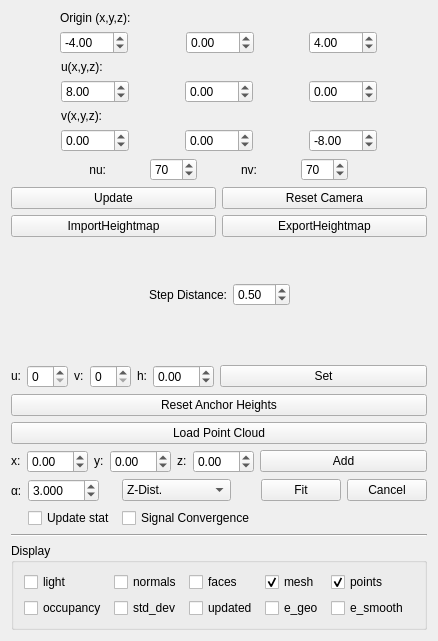
     <widget class="QWidget" name="tab">
      <attribute name="title">
       <string>Controls</string>
      </attribute>
      <layout class="QVBoxLayout" name="verticalLayout">
       <item>
        <layout class="QGridLayout" name="gridLayout_2">
         <property name="sizeConstraint">
          <enum>QLayout::SetMinimumSize</enum>
         </property>
         <item row="1" column="1">
          <widget class="QDoubleSpinBox" name="dspOriginY">
           <property name="sizePolicy">
            <sizepolicy hsizetype="Fixed" vsizetype="Fixed">
             <horstretch>0</horstretch>
             <verstretch>0</verstretch>
            </sizepolicy>
           </property>
           <property name="minimum">
            <double>-999.000000000000000</double>
           </property>
           <property name="maximum">
            <double>999.000000000000000</double>
           </property>
          </widget>
         </item>
         <item row="1" column="2">
          <widget class="QDoubleSpinBox" name="dspOriginZ">
           <property name="sizePolicy">
            <sizepolicy hsizetype="Fixed" vsizetype="Fixed">
             <horstretch>0</horstretch>
             <verstretch>0</verstretch>
            </sizepolicy>
           </property>
           <property name="minimum">
            <double>-999.000000000000000</double>
           </property>
           <property name="maximum">
            <double>999.000000000000000</double>
           </property>
           <property name="value">
            <double>4.000000000000000</double>
           </property>
          </widget>
         </item>
         <item row="0" column="0">
          <widget class="QLabel" name="label">
           <property name="sizePolicy">
            <sizepolicy hsizetype="Fixed" vsizetype="Preferred">
             <horstretch>0</horstretch>
             <verstretch>0</verstretch>
            </sizepolicy>
           </property>
           <property name="text">
            <string>Origin (x,y,z):</string>
           </property>
           <property name="alignment">
            <set>Qt::AlignBottom|Qt::AlignLeading|Qt::AlignLeft</set>
           </property>
          </widget>
         </item>
         <item row="1" column="0">
          <widget class="QDoubleSpinBox" name="dspOriginX">
           <property name="sizePolicy">
            <sizepolicy hsizetype="Fixed" vsizetype="Fixed">
             <horstretch>0</horstretch>
             <verstretch>0</verstretch>
            </sizepolicy>
           </property>
           <property name="keyboardTracking">
            <bool>true</bool>
           </property>
           <property name="minimum">
            <double>-999.000000000000000</double>
           </property>
           <property name="maximum">
            <double>999.000000000000000</double>
           </property>
           <property name="value">
            <double>-4.000000000000000</double>
           </property>
          </widget>
         </item>
        </layout>
       </item>
       <item>
        <layout class="QGridLayout" name="gridLayout_3">
         <item row="1" column="0">
          <widget class="QDoubleSpinBox" name="dspUX">
           <property name="sizePolicy">
            <sizepolicy hsizetype="Fixed" vsizetype="Fixed">
             <horstretch>0</horstretch>
             <verstretch>0</verstretch>
            </sizepolicy>
           </property>
           <property name="minimum">
            <double>-999.000000000000000</double>
           </property>
           <property name="maximum">
            <double>999.000000000000000</double>
           </property>
           <property name="value">
            <double>8.000000000000000</double>
           </property>
          </widget>
         </item>
         <item row="1" column="1">
          <widget class="QDoubleSpinBox" name="dspUY">
           <property name="sizePolicy">
            <sizepolicy hsizetype="Fixed" vsizetype="Fixed">
             <horstretch>0</horstretch>
             <verstretch>0</verstretch>
            </sizepolicy>
           </property>
           <property name="minimum">
            <double>-999.000000000000000</double>
           </property>
           <property name="maximum">
            <double>999.000000000000000</double>
           </property>
          </widget>
         </item>
         <item row="1" column="2">
          <widget class="QDoubleSpinBox" name="dspUZ">
           <property name="sizePolicy">
            <sizepolicy hsizetype="Fixed" vsizetype="Fixed">
             <horstretch>0</horstretch>
             <verstretch>0</verstretch>
            </sizepolicy>
           </property>
           <property name="minimum">
            <double>-999.000000000000000</double>
           </property>
           <property name="maximum">
            <double>999.000000000000000</double>
           </property>
           <property name="value">
            <double>0.000000000000000</double>
           </property>
          </widget>
         </item>
         <item row="0" column="0">
          <widget class="QLabel" name="label_4">
           <property name="sizePolicy">
            <sizepolicy hsizetype="Fixed" vsizetype="Preferred">
             <horstretch>0</horstretch>
             <verstretch>0</verstretch>
            </sizepolicy>
           </property>
           <property name="text">
            <string>u(x,y,z):</string>
           </property>
           <property name="alignment">
            <set>Qt::AlignBottom|Qt::AlignLeading|Qt::AlignLeft</set>
           </property>
          </widget>
         </item>
        </layout>
       </item>
       <item>
        <layout class="QGridLayout" name="gridLayout_4">
         <item row="1" column="0">
          <widget class="QDoubleSpinBox" name="dspVX">
           <property name="sizePolicy">
            <sizepolicy hsizetype="Fixed" vsizetype="Fixed">
             <horstretch>0</horstretch>
             <verstretch>0</verstretch>
            </sizepolicy>
           </property>
           <property name="minimum">
            <double>-999.000000000000000</double>
           </property>
           <property name="maximum">
            <double>999.000000000000000</double>
           </property>
          </widget>
         </item>
         <item row="1" column="1">
          <widget class="QDoubleSpinBox" name="dspVY">
           <property name="sizePolicy">
            <sizepolicy hsizetype="Fixed" vsizetype="Fixed">
             <horstretch>0</horstretch>
             <verstretch>0</verstretch>
            </sizepolicy>
           </property>
           <property name="minimum">
            <double>-999.000000000000000</double>
           </property>
           <property name="maximum">
            <double>999.000000000000000</double>
           </property>
           <property name="value">
            <double>0.000000000000000</double>
           </property>
          </widget>
         </item>
         <item row="1" column="2">
          <widget class="QDoubleSpinBox" name="dspVZ">
           <property name="sizePolicy">
            <sizepolicy hsizetype="Fixed" vsizetype="Fixed">
             <horstretch>0</horstretch>
             <verstretch>0</verstretch>
            </sizepolicy>
           </property>
           <property name="minimum">
            <double>-999.000000000000000</double>
           </property>
           <property name="maximum">
            <double>999.000000000000000</double>
           </property>
           <property name="value">
            <double>-8.000000000000000</double>
           </property>
          </widget>
         </item>
         <item row="0" column="0">
          <widget class="QLabel" name="label_5">
           <property name="sizePolicy">
            <sizepolicy hsizetype="Fixed" vsizetype="Preferred">
             <horstretch>0</horstretch>
             <verstretch>0</verstretch>
            </sizepolicy>
           </property>
           <property name="text">
            <string>v(x,y,z):</string>
           </property>
           <property name="alignment">
            <set>Qt::AlignBottom|Qt::AlignLeading|Qt::AlignLeft</set>
           </property>
          </widget>
         </item>
        </layout>
       </item>
       <item>
        <layout class="QHBoxLayout" name="horizontalLayout_3">
         <item>
          <spacer name="horizontalSpacer">
           <property name="orientation">
            <enum>Qt::Horizontal</enum>
           </property>
           <property name="sizeType">
            <enum>QSizePolicy::Fixed</enum>
           </property>
           <property name="sizeHint" stdset="0">
            <size>
             <width>40</width>
             <height>20</height>
            </size>
           </property>
          </spacer>
         </item>
         <item>
          <widget class="QLabel" name="label_2">
           <property name="sizePolicy">
            <sizepolicy hsizetype="Fixed" vsizetype="Preferred">
             <horstretch>0</horstretch>
             <verstretch>0</verstretch>
            </sizepolicy>
           </property>
           <property name="text">
            <string>nu:</string>
           </property>
           <property name="alignment">
            <set>Qt::AlignRight|Qt::AlignTrailing|Qt::AlignVCenter</set>
           </property>
          </widget>
         </item>
         <item>
          <widget class="QSpinBox" name="sbNu">
           <property name="sizePolicy">
            <sizepolicy hsizetype="Fixed" vsizetype="Fixed">
             <horstretch>0</horstretch>
             <verstretch>0</verstretch>
            </sizepolicy>
           </property>
           <property name="suffix">
            <string/>
           </property>
           <property name="minimum">
            <number>1</number>
           </property>
           <property name="maximum">
            <number>999</number>
           </property>
           <property name="value">
            <number>70</number>
           </property>
          </widget>
         </item>
         <item>
          <widget class="QLabel" name="label_3">
           <property name="sizePolicy">
            <sizepolicy hsizetype="Fixed" vsizetype="Preferred">
             <horstretch>0</horstretch>
             <verstretch>0</verstretch>
            </sizepolicy>
           </property>
           <property name="text">
            <string>nv:</string>
           </property>
           <property name="alignment">
            <set>Qt::AlignRight|Qt::AlignTrailing|Qt::AlignVCenter</set>
           </property>
          </widget>
         </item>
         <item>
          <widget class="QSpinBox" name="sbNv">
           <property name="sizePolicy">
            <sizepolicy hsizetype="Fixed" vsizetype="Fixed">
             <horstretch>0</horstretch>
             <verstretch>0</verstretch>
            </sizepolicy>
           </property>
           <property name="suffix">
            <string/>
           </property>
           <property name="minimum">
            <number>1</number>
           </property>
           <property name="maximum">
            <number>999</number>
           </property>
           <property name="value">
            <number>70</number>
           </property>
          </widget>
         </item>
         <item>
          <spacer name="horizontalSpacer_2">
           <property name="orientation">
            <enum>Qt::Horizontal</enum>
           </property>
           <property name="sizeType">
            <enum>QSizePolicy::Fixed</enum>
           </property>
           <property name="sizeHint" stdset="0">
            <size>
             <width>40</width>
             <height>20</height>
            </size>
           </property>
          </spacer>
         </item>
        </layout>
       </item>
       <item>
        <layout class="QHBoxLayout" name="horizontalLayout_2">
         <item>
          <widget class="QPushButton" name="pbUpdate">
           <property name="sizePolicy">
            <sizepolicy hsizetype="Preferred" vsizetype="Fixed">
             <horstretch>0</horstretch>
             <verstretch>0</verstretch>
            </sizepolicy>
           </property>
           <property name="text">
            <string>Update</string>
           </property>
          </widget>
         </item>
         <item>
          <widget class="QPushButton" name="pbResetCamera">
           <property name="sizePolicy">
            <sizepolicy hsizetype="Preferred" vsizetype="Fixed">
             <horstretch>0</horstretch>
             <verstretch>0</verstretch>
            </sizepolicy>
           </property>
           <property name="text">
            <string>Reset Camera</string>
           </property>
          </widget>
         </item>
        </layout>
       </item>
       <item>
        <layout class="QHBoxLayout" name="horizontalLayout_14">
         <property name="bottomMargin">
          <number>0</number>
         </property>
         <item>
          <widget class="QPushButton" name="pbImportHM">
           <property name="text">
            <string>ImportHeightmap</string>
           </property>
          </widget>
         </item>
         <item>
          <widget class="QPushButton" name="pbExportHM">
           <property name="text">
            <string>ExportHeightmap</string>
           </property>
          </widget>
         </item>
        </layout>
       </item>
       <item>
        <spacer name="verticalSpacer_2">
         <property name="orientation">
          <enum>Qt::Vertical</enum>
         </property>
         <property name="sizeHint" stdset="0">
          <size>
           <width>20</width>
           <height>40</height>
          </size>
         </property>
        </spacer>
       </item>
       <item>
        <layout class="QHBoxLayout" name="horizontalLayout_6">
         <property name="spacing">
          <number>6</number>
         </property>
         <property name="topMargin">
          <number>0</number>
         </property>
         <property name="bottomMargin">
          <number>0</number>
         </property>
         <item>
          <spacer name="horizontalSpacer_5">
           <property name="orientation">
            <enum>Qt::Horizontal</enum>
           </property>
           <property name="sizeHint" stdset="0">
            <size>
             <width>40</width>
             <height>20</height>
            </size>
           </property>
          </spacer>
         </item>
         <item>
          <widget class="QLabel" name="label_16">
           <property name="sizePolicy">
            <sizepolicy hsizetype="Fixed" vsizetype="Preferred">
             <horstretch>0</horstretch>
             <verstretch>0</verstretch>
            </sizepolicy>
           </property>
           <property name="text">
            <string>Step Distance:</string>
           </property>
           <property name="alignment">
            <set>Qt::AlignRight|Qt::AlignTrailing|Qt::AlignVCenter</set>
           </property>
          </widget>
         </item>
         <item>
          <widget class="QDoubleSpinBox" name="dsbStepDistance">
           <property name="sizePolicy">
            <sizepolicy hsizetype="Fixed" vsizetype="Fixed">
             <horstretch>0</horstretch>
             <verstretch>0</verstretch>
            </sizepolicy>
           </property>
           <property name="value">
            <double>0.500000000000000</double>
           </property>
          </widget>
         </item>
         <item>
          <spacer name="horizontalSpacer_6">
           <property name="orientation">
            <enum>Qt::Horizontal</enum>
           </property>
           <property name="sizeHint" stdset="0">
            <size>
             <width>40</width>
             <height>20</height>
            </size>
           </property>
          </spacer>
         </item>
        </layout>
       </item>
       <item>
        <spacer name="verticalSpacer">
         <property name="orientation">
          <enum>Qt::Vertical</enum>
         </property>
         <property name="sizeHint" stdset="0">
          <size>
           <width>20</width>
           <height>53</height>
          </size>
         </property>
        </spacer>
       </item>
       <item>
        <layout class="QHBoxLayout" name="horizontalLayout_4">
         <item>
          <widget class="QLabel" name="label_6">
           <property name="sizePolicy">
            <sizepolicy hsizetype="Fixed" vsizetype="Fixed">
             <horstretch>0</horstretch>
             <verstretch>0</verstretch>
            </sizepolicy>
           </property>
           <property name="text">
            <string>u:</string>
           </property>
          </widget>
         </item>
         <item>
          <widget class="QSpinBox" name="sbSetHeightU">
           <property name="sizePolicy">
            <sizepolicy hsizetype="Fixed" vsizetype="Fixed">
             <horstretch>0</horstretch>
             <verstretch>0</verstretch>
            </sizepolicy>
           </property>
          </widget>
         </item>
         <item>
          <widget class="QLabel" name="label_7">
           <property name="sizePolicy">
            <sizepolicy hsizetype="Fixed" vsizetype="Fixed">
             <horstretch>0</horstretch>
             <verstretch>0</verstretch>
            </sizepolicy>
           </property>
           <property name="text">
            <string>v:</string>
           </property>
          </widget>
         </item>
         <item>
          <widget class="QSpinBox" name="sbSetHeightV">
           <property name="sizePolicy">
            <sizepolicy hsizetype="Fixed" vsizetype="Fixed">
             <horstretch>0</horstretch>
             <verstretch>0</verstretch>
            </sizepolicy>
           </property>
          </widget>
         </item>
         <item>
          <widget class="QLabel" name="label_8">
           <property name="sizePolicy">
            <sizepolicy hsizetype="Fixed" vsizetype="Fixed">
             <horstretch>0</horstretch>
             <verstretch>0</verstretch>
            </sizepolicy>
           </property>
           <property name="text">
            <string>h:</string>
           </property>
          </widget>
         </item>
         <item>
          <widget class="QDoubleSpinBox" name="dsbSetHeightH">
           <property name="sizePolicy">
            <sizepolicy hsizetype="Fixed" vsizetype="Fixed">
             <horstretch>0</horstretch>
             <verstretch>0</verstretch>
            </sizepolicy>
           </property>
           <property name="minimum">
            <double>-99.000000000000000</double>
           </property>
           <property name="maximum">
            <double>99.000000000000000</double>
           </property>
           <property name="singleStep">
            <double>0.500000000000000</double>
           </property>
          </widget>
         </item>
         <item>
          <widget class="QPushButton" name="pbSetHeightSet">
           <property name="sizePolicy">
            <sizepolicy hsizetype="Preferred" vsizetype="Fixed">
             <horstretch>0</horstretch>
             <verstretch>0</verstretch>
            </sizepolicy>
           </property>
           <property name="text">
            <string>Set</string>
           </property>
          </widget>
         </item>
        </layout>
       </item>
       <item>
        <widget class="QPushButton" name="pbResetAnchorHeights">
         <property name="text">
          <string>Reset Anchor Heights</string>
         </property>
        </widget>
       </item>
       <item>
        <widget class="QPushButton" name="pbLoadPointCloud">
         <property name="sizePolicy">
          <sizepolicy hsizetype="Preferred" vsizetype="Fixed">
           <horstretch>0</horstretch>
           <verstretch>0</verstretch>
          </sizepolicy>
         </property>
         <property name="text">
          <string>Load Point Cloud</string>
         </property>
        </widget>
       </item>
       <item>
        <layout class="QHBoxLayout" name="horizontalLayout_5">
         <item>
          <widget class="QLabel" name="label_9">
           <property name="sizePolicy">
            <sizepolicy hsizetype="Fixed" vsizetype="Fixed">
             <horstretch>0</horstretch>
             <verstretch>0</verstretch>
            </sizepolicy>
           </property>
           <property name="text">
            <string>x:</string>
           </property>
          </widget>
         </item>
         <item>
          <widget class="QDoubleSpinBox" name="dsbAddPointX">
           <property name="sizePolicy">
            <sizepolicy hsizetype="Fixed" vsizetype="Fixed">
             <horstretch>0</horstretch>
             <verstretch>0</verstretch>
            </sizepolicy>
           </property>
           <property name="minimum">
            <double>-99.000000000000000</double>
           </property>
           <property name="maximum">
            <double>99.000000000000000</double>
           </property>
          </widget>
         </item>
         <item>
          <widget class="QLabel" name="label_10">
           <property name="sizePolicy">
            <sizepolicy hsizetype="Fixed" vsizetype="Fixed">
             <horstretch>0</horstretch>
             <verstretch>0</verstretch>
            </sizepolicy>
           </property>
           <property name="text">
            <string>y:</string>
           </property>
          </widget>
         </item>
         <item>
          <widget class="QDoubleSpinBox" name="dsbAddPointY">
           <property name="sizePolicy">
            <sizepolicy hsizetype="Fixed" vsizetype="Fixed">
             <horstretch>0</horstretch>
             <verstretch>0</verstretch>
            </sizepolicy>
           </property>
           <property name="minimum">
            <double>-99.000000000000000</double>
           </property>
           <property name="maximum">
            <double>99.000000000000000</double>
           </property>
          </widget>
         </item>
         <item>
          <widget class="QLabel" name="label_11">
           <property name="sizePolicy">
            <sizepolicy hsizetype="Fixed" vsizetype="Fixed">
             <horstretch>0</horstretch>
             <verstretch>0</verstretch>
            </sizepolicy>
           </property>
           <property name="text">
            <string>z:</string>
           </property>
          </widget>
         </item>
         <item>
          <widget class="QDoubleSpinBox" name="dsbAddPointZ">
           <property name="sizePolicy">
            <sizepolicy hsizetype="Fixed" vsizetype="Fixed">
             <horstretch>0</horstretch>
             <verstretch>0</verstretch>
            </sizepolicy>
           </property>
           <property name="minimum">
            <double>-99.000000000000000</double>
           </property>
           <property name="maximum">
            <double>99.000000000000000</double>
           </property>
          </widget>
         </item>
         <item>
          <widget class="QPushButton" name="pbAddPoint">
           <property name="sizePolicy">
            <sizepolicy hsizetype="Preferred" vsizetype="Fixed">
             <horstretch>0</horstretch>
             <verstretch>0</verstretch>
            </sizepolicy>
           </property>
           <property name="text">
            <string>Add</string>
           </property>
          </widget>
         </item>
        </layout>
       </item>
       <item>
        <layout class="QGridLayout" name="gridLayout_5">
         <item row="0" column="0">
          <widget class="QLabel" name="label_12">
           <property name="sizePolicy">
            <sizepolicy hsizetype="Fixed" vsizetype="Preferred">
             <horstretch>0</horstretch>
             <verstretch>0</verstretch>
            </sizepolicy>
           </property>
           <property name="text">
            <string>α:</string>
           </property>
          </widget>
         </item>
         <item row="0" column="1">
          <widget class="QDoubleSpinBox" name="dsbAlpha">
           <property name="sizePolicy">
            <sizepolicy hsizetype="Fixed" vsizetype="Fixed">
             <horstretch>0</horstretch>
             <verstretch>0</verstretch>
            </sizepolicy>
           </property>
           <property name="decimals">
            <number>3</number>
           </property>
           <property name="maximum">
            <double>999.000000000000000</double>
           </property>
           <property name="singleStep">
            <double>0.010000000000000</double>
           </property>
           <property name="value">
            <double>3.000000000000000</double>
           </property>
          </widget>
         </item>
         <item row="0" column="2">
          <widget class="QComboBox" name="cbFitStrategy">
           <property name="sizePolicy">
            <sizepolicy hsizetype="Fixed" vsizetype="Fixed">
             <horstretch>0</horstretch>
             <verstretch>0</verstretch>
            </sizepolicy>
           </property>
           <property name="currentIndex">
            <number>0</number>
           </property>
           <property name="sizeAdjustPolicy">
            <enum>QComboBox::AdjustToContentsOnFirstShow</enum>
           </property>
           <item>
            <property name="text">
             <string>Z-Dist.</string>
            </property>
           </item>
           <item>
            <property name="text">
             <string>Orth.-Dist.</string>
            </property>
           </item>
           <item>
            <property name="text">
             <string>Simple Fit</string>
            </property>
           </item>
           <item>
            <property name="text">
             <string>Abs. Z-Dist</string>
            </property>
           </item>
           <item>
            <property name="text">
             <string>Abs. Orth.-Dist</string>
            </property>
           </item>
           <item>
            <property name="text">
             <string>Z-Dist (Brent)</string>
            </property>
           </item>
          </widget>
         </item>
         <item row="0" column="3">
          <widget class="QPushButton" name="pbFit">
           <property name="sizePolicy">
            <sizepolicy hsizetype="Preferred" vsizetype="Fixed">
             <horstretch>0</horstretch>
             <verstretch>0</verstretch>
            </sizepolicy>
           </property>
           <property name="text">
            <string>Fit</string>
           </property>
           <property name="checkable">
            <bool>true</bool>
           </property>
           <property name="flat">
            <bool>false</bool>
           </property>
          </widget>
         </item>
         <item row="0" column="4">
          <widget class="QPushButton" name="pbCancelFit">
           <property name="text">
            <string>Cancel</string>
           </property>
          </widget>
         </item>
         <item row="1" column="1">
          <widget class="QCheckBox" name="cbUpdateStatistics">
           <property name="text">
            <string>Update stat</string>
           </property>
          </widget>
         </item>
         <item row="1" column="2">
          <widget class="QCheckBox" name="cbSignalConvergence">
           <property name="text">
            <string>Signal Convergence</string>
           </property>
          </widget>
         </item>
        </layout>
       </item>
       <item>
        <widget class="Line" name="line">
         <property name="orientation">
          <enum>Qt::Horizontal</enum>
         </property>
        </widget>
       </item>
       <item>
        <widget class="QGroupBox" name="groupBox">
         <property name="title">
          <string>Display</string>
         </property>
         <layout class="QGridLayout" name="gridLayout">
          <item row="0" column="0">
           <widget class="QCheckBox" name="cbLight">
            <property name="sizePolicy">
             <sizepolicy hsizetype="Fixed" vsizetype="Fixed">
              <horstretch>0</horstretch>
              <verstretch>0</verstretch>
             </sizepolicy>
            </property>
            <property name="text">
             <string>light</string>
            </property>
           </widget>
          </item>
          <item row="0" column="4">
           <widget class="QCheckBox" name="cbPointCloud">
            <property name="sizePolicy">
             <sizepolicy hsizetype="Fixed" vsizetype="Fixed">
              <horstretch>0</horstretch>
              <verstretch>0</verstretch>
             </sizepolicy>
            </property>
            <property name="text">
             <string>points</string>
            </property>
            <property name="checked">
             <bool>true</bool>
            </property>
            <property name="tristate">
             <bool>false</bool>
            </property>
           </widget>
          </item>
          <item row="0" column="3">
           <widget class="QCheckBox" name="cbMesh">
            <property name="sizePolicy">
             <sizepolicy hsizetype="Fixed" vsizetype="Fixed">
              <horstretch>0</horstretch>
              <verstretch>0</verstretch>
             </sizepolicy>
            </property>
            <property name="text">
             <string>mesh</string>
            </property>
            <property name="checked">
             <bool>true</bool>
            </property>
           </widget>
          </item>
          <item row="0" column="2">
           <widget class="QCheckBox" name="cbFaces">
            <property name="sizePolicy">
             <sizepolicy hsizetype="Fixed" vsizetype="Fixed">
              <horstretch>0</horstretch>
              <verstretch>0</verstretch>
             </sizepolicy>
            </property>
            <property name="text">
             <string>faces</string>
            </property>
           </widget>
          </item>
          <item row="0" column="1">
           <widget class="QCheckBox" name="cbNormals">
            <property name="sizePolicy">
             <sizepolicy hsizetype="Fixed" vsizetype="Fixed">
              <horstretch>0</horstretch>
              <verstretch>0</verstretch>
             </sizepolicy>
            </property>
            <property name="text">
             <string>normals</string>
            </property>
           </widget>
          </item>
          <item row="1" column="0">
           <widget class="QCheckBox" name="cbOccupancy">
            <property name="text">
             <string>occupancy</string>
            </property>
           </widget>
          </item>
          <item row="1" column="1">
           <widget class="QCheckBox" name="cbStdDev">
            <property name="text">
             <string>std_dev</string>
            </property>
           </widget>
          </item>
          <item row="1" column="2">
           <widget class="QCheckBox" name="cbUpdated">
            <property name="text">
             <string>updated</string>
            </property>
           </widget>
          </item>
          <item row="1" column="3">
           <widget class="QCheckBox" name="cbEGeo">
            <property name="text">
             <string>e_geo</string>
            </property>
           </widget>
          </item>
          <item row="1" column="4">
           <widget class="QCheckBox" name="cbESmooth">
            <property name="text">
             <string>e_smooth</string>
            </property>
           </widget>
          </item>
         </layout>
        </widget>
       </item>
      </layout>
     </widget>
